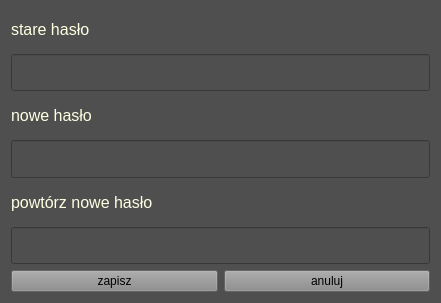
<?xml version="1.0" encoding="UTF-8"?>
<ui version="4.0">
 <class>zmien_haslo_okno</class>
 <widget class="QWidget" name="zmien_haslo_okno">
  <property name="geometry">
   <rect>
    <x>0</x>
    <y>0</y>
    <width>441</width>
    <height>303</height>
   </rect>
  </property>
  <property name="windowTitle">
   <string>zmien_haslo_okno</string>
  </property>
  <property name="styleSheet">
   <string notr="true">background-color: rgb(79, 79, 79);</string>
  </property>
  <layout class="QVBoxLayout" name="verticalLayout_2">
   <item>
    <layout class="QVBoxLayout" name="verticalLayout">
     <item>
      <widget class="QLabel" name="label_stare_haslo">
       <property name="font">
        <font>
         <pointsize>12</pointsize>
        </font>
       </property>
       <property name="styleSheet">
        <string notr="true">color: rgb(255, 255, 226);</string>
       </property>
       <property name="text">
        <string>stare hasło</string>
       </property>
      </widget>
     </item>
     <item>
      <widget class="QLineEdit" name="lineEdit_stare_haslo">
       <property name="sizePolicy">
        <sizepolicy hsizetype="Expanding" vsizetype="Minimum">
         <horstretch>0</horstretch>
         <verstretch>0</verstretch>
        </sizepolicy>
       </property>
       <property name="font">
        <font>
         <pointsize>11</pointsize>
        </font>
       </property>
       <property name="styleSheet">
        <string notr="true">color: rgb(255, 255, 226);</string>
       </property>
       <property name="echoMode">
        <enum>QLineEdit::Password</enum>
       </property>
      </widget>
     </item>
     <item>
      <widget class="QLabel" name="label_nowe_haslo">
       <property name="font">
        <font>
         <pointsize>12</pointsize>
        </font>
       </property>
       <property name="styleSheet">
        <string notr="true">color: rgb(255, 255, 226);</string>
       </property>
       <property name="text">
        <string>nowe hasło</string>
       </property>
      </widget>
     </item>
     <item>
      <widget class="QLineEdit" name="lineEdit_nowe_haslo">
       <property name="sizePolicy">
        <sizepolicy hsizetype="Expanding" vsizetype="Minimum">
         <horstretch>0</horstretch>
         <verstretch>0</verstretch>
        </sizepolicy>
       </property>
       <property name="font">
        <font>
         <pointsize>11</pointsize>
        </font>
       </property>
       <property name="styleSheet">
        <string notr="true">color: rgb(255, 255, 226);</string>
       </property>
       <property name="echoMode">
        <enum>QLineEdit::Password</enum>
       </property>
      </widget>
     </item>
     <item>
      <widget class="QLabel" name="label_powtorz">
       <property name="font">
        <font>
         <pointsize>12</pointsize>
        </font>
       </property>
       <property name="styleSheet">
        <string notr="true">color: rgb(255, 255, 226);</string>
       </property>
       <property name="text">
        <string>powtórz nowe hasło</string>
       </property>
      </widget>
     </item>
     <item>
      <widget class="QLineEdit" name="lineEdit_powtorz">
       <property name="sizePolicy">
        <sizepolicy hsizetype="Expanding" vsizetype="Minimum">
         <horstretch>0</horstretch>
         <verstretch>0</verstretch>
        </sizepolicy>
       </property>
       <property name="font">
        <font>
         <pointsize>11</pointsize>
        </font>
       </property>
       <property name="styleSheet">
        <string notr="true">color: rgb(255, 255, 226);</string>
       </property>
       <property name="echoMode">
        <enum>QLineEdit::Password</enum>
       </property>
      </widget>
     </item>
    </layout>
   </item>
   <item>
    <layout class="QHBoxLayout" name="horizontalLayout">
     <item>
      <widget class="QPushButton" name="pushButton_zapisz">
       <property name="styleSheet">
        <string notr="true">background-color: rgb(139, 139, 139);</string>
       </property>
       <property name="text">
        <string>zapisz</string>
       </property>
      </widget>
     </item>
     <item>
      <widget class="QPushButton" name="pushButton_anuluj">
       <property name="styleSheet">
        <string notr="true">background-color: rgb(139, 139, 139);</string>
       </property>
       <property name="text">
        <string>anuluj</string>
       </property>
      </widget>
     </item>
    </layout>
   </item>
  </layout>
 </widget>
 <layoutdefault spacing="6" margin="11"/>
 <resources/>
 <connections/>
</ui>
